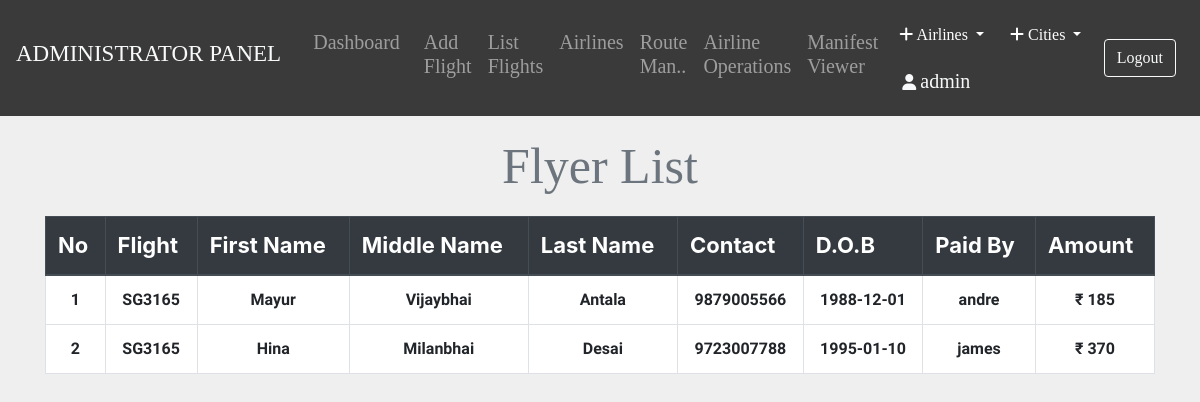
/admin/pass_list.php?flight_id=2 (signed in), run on the app's committed database.
### tables this page shows
CREATE TABLE `ticket` (
  `ticket_id` int(11) NOT NULL,
  `passenger_id` int(11) NOT NULL,
  `flight_code` varchar(10) NOT NULL,
  `flight_id` int(11) NOT NULL,
  `user_id` int(11) NOT NULL,
  `seat_no` varchar(10) NOT NULL,
  `cost` int(11) NOT NULL,
  `class` varchar(3) NOT NULL
);

CREATE TABLE `flight` (
  `flight_id` int(11) NOT NULL,
  `admin_id` int(11) NOT NULL,
  `arrivale` datetime NOT NULL,
  `departure` datetime NOT NULL,
  `Destination` varchar(20) NOT NULL,
  `source` varchar(20) NOT NULL,
  `airline` varchar(20) NOT NULL,
  `Seats` varchar(110) NOT NULL,
  `duration` varchar(20) NOT NULL,
  `Price` int(11) NOT NULL,
  `flight_code` varchar(10) NOT NULL,
  `status` varchar(6) DEFAULT NULL,
  `issue` varchar(50) DEFAULT NULL,
  `last_seat` varchar(5) DEFAULT '',
  `bus_seats` int(11) DEFAULT '20',
  `last_bus_seat` varchar(5) DEFAULT ''
);

CREATE TABLE `passenger_profile` (
  `passenger_id` int(11) NOT NULL,
  `user_id` int(11) NOT NULL,
  `flight_id` int(11) NOT NULL,
  `mobile` varchar(110) NOT NULL,
  `dob` datetime NOT NULL,
  `f_name` varchar(20) DEFAULT NULL,
  `m_name` varchar(20) DEFAULT NULL,
  `l_name` varchar(20) DEFAULT NULL
);

CREATE TABLE `users` (
  `user_id` int(11) NOT NULL,
  `username` varchar(20) NOT NULL,
  `email` varchar(50) NOT NULL,
  `password` varchar(100) NOT NULL
);

CREATE TABLE `payment` (
  `card_no` varchar(16) NOT NULL,
  `user_id` int(11) NOT NULL,
  `flight_id` int(11) NOT NULL,
  `expire_date` varchar(5) DEFAULT NULL,
  `amount` int(11) NOT NULL
);

### admin/pass_list.php (the view, shortened to what this page needs)
<?php include_once 'header.php'; ?>
<?php include_once 'footer.php';
require '../helpers/init_conn_db.php';?>
    <main>
        <?php if(isset($_SESSION['adminId'])) { ?>
          <div class="container-md mt-2">
            <h1 class="display-4 text-center text-secondary"
              >Flyer List</h1>
            <table class="table table-bordered">
              <thead class="thead-dark">
                <tr>
                  <th>No</th>
                  <th scope="col">Flight</th>
                  <th scope="col">First Name</th>
                  <th scope="col">Middle Name</th>
                  <th scope="col">Last Name</th>
                  <th scope="col">Contact</th>
                  <th scope="col">D.O.B</th>
                  <th scope="col">Paid By</th>
                  <th scope="col">Amount</th>
                </tr>
              </thead>
              <tbody>
                <?php
                $cnt=1;
                $flight_id = $_GET['flight_id'];
                $sql_f = 'SELECT flight_code FROM flight WHERE flight_id=?';
                $stmt_f = mysqli_stmt_init($conn);
                if(!mysqli_stmt_prepare($stmt_f, $sql_f)) {
                    header('Location: ticket.php?error=sqlerror');
                    exit();
                }
                mysqli_stmt_bind_param($stmt_f, 'i', $flight_id);
                mysqli_stmt_execute($stmt_f);
                $result_f = mysqli_stmt_get_result($stmt_f);
                if ($row_f = mysqli_fetch_assoc($result_f)) {
                    $flight_code = $row_f['flight_code'];
                }
                $sql_t = 'SELECT * FROM Ticket WHERE flight_id=?';
                $stmt_t = mysqli_stmt_init($conn);
                if(!mysqli_stmt_prepare($stmt_t,$sql_t)) {
                    header('Location: ticket.php?error=sqlerror');
                    exit();
                } else {
                    mysqli_stmt_bind_param($stmt_t,'i',$flight_id);
                    mysqli_stmt_execute($stmt_t);
                    $result_t = mysqli_stmt_get_result($stmt_t);
                    while($row_t = mysqli_fetch_assoc($result_t)) {
                      $sql = 'SELECT * FROM Passenger_profile WHERE passenger_id=?';
                      $stmt = mysqli_stmt_init($conn);
                      mysqli_stmt_prepare($stmt,$sql);
                      mysqli_stmt_bind_param($stmt,'i',$row_t['passenger_id']);
                      mysqli_stmt_execute($stmt);
                      $result = mysqli_stmt_get_result($stmt);
                      if ($row = mysqli_fetch_assoc($result)) {
                          $sql_p = 'SELECT * FROM PAYMENT WHERE flight_id=? AND user_id=?';
                          $stmt_p = mysqli_stmt_init($conn);
                          mysqli_stmt_prepare($stmt_p,$sql_p);
                          mysqli_stmt_bind_param($stmt_p,'ii',$flight_id,$row['user_id']);
                          mysqli_stmt_execute($stmt_p);
                          $result_p = mysqli_stmt_get_result($stmt_p);
                          if ($row_p = mysqli_fetch_assoc($result_p)) {
                            $sql_u = 'SELECT * FROM Users WHERE user_id=?';
                            $stmt_u = mysqli_stmt_init($conn);
                            mysqli_stmt_prepare($stmt_u,$sql_u);
                            mysqli_stmt_bind_param($stmt_u,'i',$row['user_id']);
                            mysqli_stmt_execute($stmt_u);
                            $result_u = mysqli_stmt_get_result($stmt_u);
                            if ($row_u = mysqli_fetch_assoc($result_u)) {
                              echo "
                              <tr class='text-center'>
                                <td>".$cnt."</td>
                                <td>".$flight_code."</td>
                                <td>".$row['f_name']."</td>
                                <td>".$row['m_name']."</td>
                                <td>".$row['l_name']."</td>
                                <td>".$row['mobile']."</td>
                                <td>".date('Y-m-d', strtotime($row['dob']))."</td>
                                <td scope='row'>".$row_u['username']."</td>
                                <td>₹ ".$row_p['amount']."</td>
                              </tr>
                              ";
                            }
                          }
                      }
                      $cnt++; }
                      }
                ?>
              </tbody>
            </table>
          </div>
        <?php } ?>
    </main>

### admin/pass_list.php (style rules this page uses)
table { background-color: white; }
h1 { margin-top: 20px; margin-bottom: 20px; font-family: 'product sans'; font-size: 50px !important; font-weight: lighter; }
body { background-color: #efefef; }
th { font-size: 22px; }
td { margin-top: 10px !important; font-size: 16px; font-weight: bold; font-family: 'Assistant', sans-serif !important; }

### data on the page
ticket: flight.flight_code "SG3165", passenger.f_name "Mayur", passenger.m_name "Vijaybhai", passenger.l_name "Antala", passenger.mobile "9879005566", passenger.dob "1988-12-01", user.username "andre", payment.amount "185"
ticket: flight.flight_code "SG3165", passenger.f_name "Hina", passenger.m_name "Milanbhai", passenger.l_name "Desai", passenger.mobile "9723007788", passenger.dob "1995-01-10", user.username "james", payment.amount "370"

### other printed values
$_SESSION['adminUname'] "admin"
